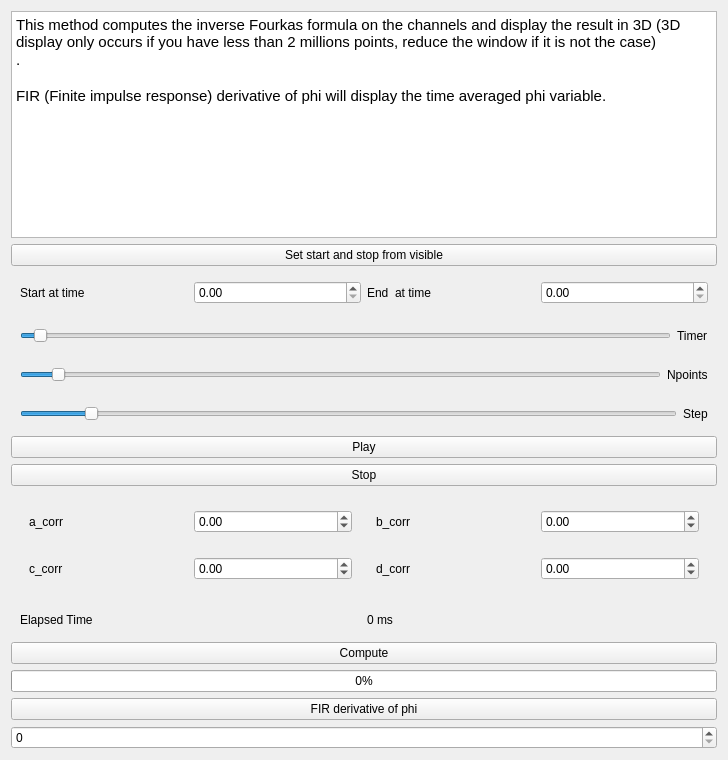
<?xml version="1.0" encoding="UTF-8"?>
<ui version="4.0">
 <class>Form</class>
 <widget class="QWidget" name="Form">
  <property name="geometry">
   <rect>
    <x>0</x>
    <y>0</y>
    <width>728</width>
    <height>760</height>
   </rect>
  </property>
  <property name="windowTitle">
   <string>Form</string>
  </property>
  <layout class="QVBoxLayout" name="verticalLayout">
   <item>
    <widget class="QTextEdit" name="textEdit">
     <property name="html">
      <string>&lt;!DOCTYPE HTML PUBLIC &quot;-//W3C//DTD HTML 4.0//EN&quot; &quot;http://www.w3.org/TR/REC-html40/strict.dtd&quot;&gt;
&lt;html&gt;&lt;head&gt;&lt;meta name=&quot;qrichtext&quot; content=&quot;1&quot; /&gt;&lt;meta charset=&quot;utf-8&quot; /&gt;&lt;style type=&quot;text/css&quot;&gt;
p, li { white-space: pre-wrap; }
&lt;/style&gt;&lt;/head&gt;&lt;body style=&quot; font-family:'Ubuntu'; font-size:11pt; font-weight:400; font-style:normal;&quot;&gt;
&lt;p style=&quot; margin-top:0px; margin-bottom:0px; margin-left:0px; margin-right:0px; -qt-block-indent:0; text-indent:0px;&quot;&gt;This method computes the inverse Fourkas formula on the channels and display the result in 3D (3D display only occurs if you have less than 2 millions points, reduce the window if it is not the case)&lt;/p&gt;
&lt;p style=&quot; margin-top:0px; margin-bottom:0px; margin-left:0px; margin-right:0px; -qt-block-indent:0; text-indent:0px;&quot;&gt;.&lt;/p&gt;
&lt;p style=&quot;-qt-paragraph-type:empty; margin-top:0px; margin-bottom:0px; margin-left:0px; margin-right:0px; -qt-block-indent:0; text-indent:0px;&quot;&gt;&lt;br /&gt;&lt;/p&gt;
&lt;p style=&quot; margin-top:0px; margin-bottom:0px; margin-left:0px; margin-right:0px; -qt-block-indent:0; text-indent:0px;&quot;&gt;FIR (Finite impulse response) derivative of phi will display the time averaged phi variable. &lt;/p&gt;&lt;/body&gt;&lt;/html&gt;</string>
     </property>
    </widget>
   </item>
   <item>
    <widget class="QPushButton" name="startstopbutton">
     <property name="text">
      <string>Set start and stop from visible</string>
     </property>
    </widget>
   </item>
   <item>
    <widget class="QWidget" name="widget_2" native="true">
     <layout class="QHBoxLayout" name="horizontalLayout_2">
      <item>
       <widget class="QLabel" name="label_3">
        <property name="text">
         <string>Start at time</string>
        </property>
       </widget>
      </item>
      <item>
       <widget class="QDoubleSpinBox" name="startbox"/>
      </item>
      <item>
       <widget class="QLabel" name="label_4">
        <property name="text">
         <string>End  at time</string>
        </property>
       </widget>
      </item>
      <item>
       <widget class="QDoubleSpinBox" name="stopbox"/>
      </item>
     </layout>
    </widget>
   </item>
   <item>
    <widget class="QWidget" name="widget" native="true">
     <layout class="QHBoxLayout" name="horizontalLayout">
      <item>
       <widget class="QLabeledSlider" name="timerslider">
        <property name="maximum">
         <number>500</number>
        </property>
        <property name="value">
         <number>10</number>
        </property>
        <property name="tracking">
         <bool>true</bool>
        </property>
        <property name="orientation">
         <enum>Qt::Horizontal</enum>
        </property>
       </widget>
      </item>
      <item>
       <widget class="QLabel" name="label">
        <property name="text">
         <string>Timer</string>
        </property>
       </widget>
      </item>
     </layout>
    </widget>
   </item>
   <item>
    <widget class="QWidget" name="widget_3" native="true">
     <layout class="QHBoxLayout" name="horizontalLayout_3">
      <item>
       <widget class="QLabeledSlider" name="npointsslider">
        <property name="maximum">
         <number>1000</number>
        </property>
        <property name="value">
         <number>50</number>
        </property>
        <property name="orientation">
         <enum>Qt::Horizontal</enum>
        </property>
       </widget>
      </item>
      <item>
       <widget class="QLabel" name="label_2">
        <property name="text">
         <string>Npoints</string>
        </property>
       </widget>
      </item>
     </layout>
    </widget>
   </item>
   <item>
    <widget class="QWidget" name="widget_4" native="true">
     <layout class="QHBoxLayout" name="horizontalLayout_4">
      <item>
       <widget class="QLabeledSlider" name="stepslider">
        <property name="maximum">
         <number>1000</number>
        </property>
        <property name="value">
         <number>100</number>
        </property>
        <property name="orientation">
         <enum>Qt::Horizontal</enum>
        </property>
       </widget>
      </item>
      <item>
       <widget class="QLabel" name="label_5">
        <property name="text">
         <string>Step</string>
        </property>
       </widget>
      </item>
     </layout>
    </widget>
   </item>
   <item>
    <widget class="QPushButton" name="playbutton">
     <property name="text">
      <string>Play</string>
     </property>
    </widget>
   </item>
   <item>
    <widget class="QPushButton" name="stopbutton">
     <property name="text">
      <string>Stop</string>
     </property>
    </widget>
   </item>
   <item>
    <widget class="QWidget" name="widget_6" native="true">
     <layout class="QGridLayout" name="gridLayout">
      <item row="0" column="1">
       <widget class="QWidget" name="widget_8" native="true">
        <layout class="QHBoxLayout" name="horizontalLayout_8">
         <item>
          <widget class="QLabel" name="label_8">
           <property name="text">
            <string>b_corr</string>
           </property>
          </widget>
         </item>
         <item>
          <widget class="QDoubleSpinBox" name="bcorrslider">
           <property name="minimum">
            <double>-0.500000000000000</double>
           </property>
           <property name="maximum">
            <double>0.500000000000000</double>
           </property>
           <property name="singleStep">
            <double>0.010000000000000</double>
           </property>
          </widget>
         </item>
        </layout>
       </widget>
      </item>
      <item row="0" column="0">
       <widget class="QWidget" name="widget_7" native="true">
        <layout class="QHBoxLayout" name="horizontalLayout_7">
         <item>
          <widget class="QLabel" name="label_7">
           <property name="text">
            <string>a_corr</string>
           </property>
          </widget>
         </item>
         <item>
          <widget class="QDoubleSpinBox" name="acorrslider">
           <property name="minimum">
            <double>-0.500000000000000</double>
           </property>
           <property name="maximum">
            <double>0.500000000000000</double>
           </property>
           <property name="singleStep">
            <double>0.010000000000000</double>
           </property>
          </widget>
         </item>
        </layout>
       </widget>
      </item>
      <item row="1" column="1">
       <widget class="QWidget" name="qsd" native="true">
        <layout class="QHBoxLayout" name="horizontalLayout_9">
         <item>
          <widget class="QLabel" name="label_10">
           <property name="text">
            <string>d_corr</string>
           </property>
          </widget>
         </item>
         <item>
          <widget class="QDoubleSpinBox" name="dcorrslider">
           <property name="minimum">
            <double>-0.500000000000000</double>
           </property>
           <property name="maximum">
            <double>0.500000000000000</double>
           </property>
           <property name="singleStep">
            <double>0.010000000000000</double>
           </property>
          </widget>
         </item>
        </layout>
       </widget>
      </item>
      <item row="1" column="0">
       <widget class="QWidget" name="widget_9" native="true">
        <layout class="QHBoxLayout" name="horizontalLayout_6">
         <item>
          <widget class="QLabel" name="label_9">
           <property name="text">
            <string>c_corr</string>
           </property>
          </widget>
         </item>
         <item>
          <widget class="QDoubleSpinBox" name="ccorrslider">
           <property name="minimum">
            <double>-0.500000000000000</double>
           </property>
           <property name="maximum">
            <double>0.500000000000000</double>
           </property>
           <property name="singleStep">
            <double>0.010000000000000</double>
           </property>
          </widget>
         </item>
        </layout>
       </widget>
      </item>
     </layout>
    </widget>
   </item>
   <item>
    <widget class="QWidget" name="widget_5" native="true">
     <layout class="QHBoxLayout" name="horizontalLayout_5">
      <item>
       <widget class="QLabel" name="label_6">
        <property name="text">
         <string>Elapsed Time</string>
        </property>
       </widget>
      </item>
      <item>
       <widget class="QLabel" name="elapsedtime">
        <property name="text">
         <string>0 ms</string>
        </property>
       </widget>
      </item>
     </layout>
    </widget>
   </item>
   <item>
    <widget class="QPushButton" name="computebutton">
     <property name="text">
      <string>Compute</string>
     </property>
    </widget>
   </item>
   <item>
    <widget class="QProgressBar" name="progressBar">
     <property name="value">
      <number>0</number>
     </property>
    </widget>
   </item>
   <item>
    <widget class="QPushButton" name="convolvebutton">
     <property name="text">
      <string>FIR derivative of phi</string>
     </property>
    </widget>
   </item>
   <item>
    <widget class="QSpinBox" name="convolutionwindowbox">
     <property name="maximum">
      <number>3000</number>
     </property>
    </widget>
   </item>
  </layout>
 </widget>
 <customwidgets>
  <customwidget>
   <class>QLabeledSlider</class>
   <extends>QSlider</extends>
   <header location="global">superqt</header>
  </customwidget>
 </customwidgets>
 <resources/>
 <connections/>
</ui>
